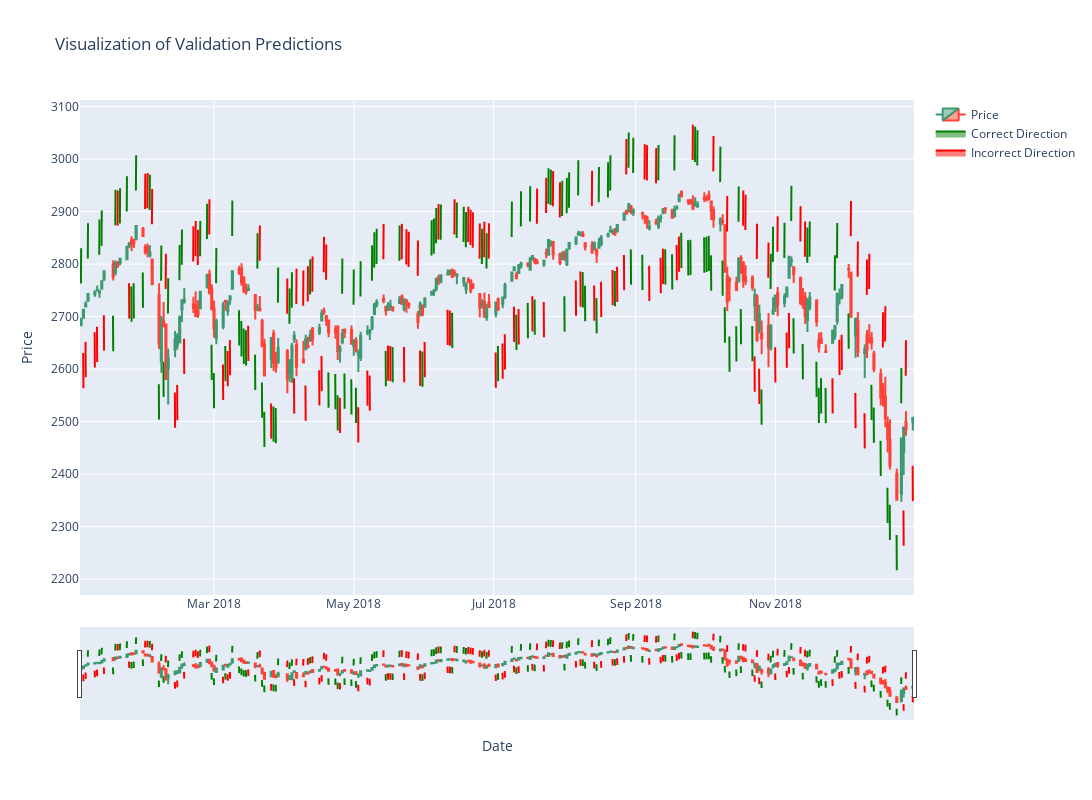

This figure's notebook cell:
### Code cell
def retrieve_candles(filename, val_year, test_year):
    df = pd.read_csv(filename)
    df["Date"] = pd.to_datetime(df["Date"])
    df.columns = ["Date", "Close", "Open", "High", "Low", "Vol.", "Change%"]
    df = df.sort_values('Date', ascending=True)
    
    candles_val = df[df['Date'].dt.year == val_year]
    candles_train = df[df['Date'].dt.year < val_year]
    candles_train = candles_train[candles_train['Date'] > datetime(2009,7,10)]
    
    candles_train = candles_train.replace(',','', regex=True)
    candles_val = candles_val.replace(',','', regex=True)

    return candles_train, candles_val

def plot_predictions_candles(x, y, df, dataset):
    # PREDICTIONS LIJKEN NOG NIET GOED UITGELIJND MET CANDLES???
    originals = []
    predictions = []
    y_pred = model.predict(x)
    for i in range(len(y_pred)):
        originals.append(y[i][0])
        predictions.append(round(float(y_pred[i][0])))

    fig = go.Figure()
    fig.add_trace(go.Candlestick(x=df['Date'], open=df['Open'], high=df['High'], low=df['Low'], close=df['Close'], name="Price"))
    standard_factor = 0.5 * mean([float(df.iloc[0].tolist()[3]), float(df.iloc[0].tolist()[4])])
    
    green_legend = False
    orange_legend = False
    red_legend = False
    
    for i, row in enumerate(df.iterrows()):
        pred_date = row[1][0].to_pydatetime()
        pred_high = float(row[1][3])
        pred_low = float(row[1][4])
#         real_label = row[1][7]
#         pred_label = row[1][8]
        real_label = originals[i]
        pred_label = predictions[i]
        
        start_shape = pred_date - timedelta(days=0.1)
        end_shape = pred_date + timedelta(days=0.1)
    
        
        if pred_label == 1:
            extreme = pred_high + 0.1 * standard_factor
            standard = pred_high + 0.05 * standard_factor
#         elif pred_label == 2:
#             extreme = pred_high + 0.2 * standard_factor
#             standard = pred_high + 0.05 * standard_factor
        elif pred_label == 0:
            extreme = pred_low - 0.1 * standard_factor
            standard = pred_low -  0.05 * standard_factor
#         elif pred_label == -2:
#             extreme = pred_low - 0.2 * standard_factor
#             standard = pred_low - 0.05 * standard_factor
            
        if real_label == pred_label:
            color = "green"
#         elif np.sign(real_label) == np.sign(pred_label):
#             color = "orange"
        else:
            color = "red"
        
        if real_label == pred_label and not green_legend:
            green_legend = True
            fig.add_trace(go.Scatter(x=[start_shape,pred_date,end_shape,start_shape], 
                                 y=[standard,extreme,standard,standard], 
                                 fill="toself", name="Correct Direction", mode="lines", line=dict(color=color)))
        
#         elif np.sign(real_label) == np.sign(pred_label) and not orange_legend:
#             orange_legend = True
#             fig.add_trace(go.Scatter(x=[start_shape,pred_date,end_shape,start_shape], 
#                                  y=[standard,extreme,standard,standard], 
#                                  fill="toself", name="Correct Direction / Inorrect Magnitude", mode="lines", line=dict(color=color)))
        elif real_label != pred_label and not red_legend:
            red_legend = True
            fig.add_trace(go.Scatter(x=[start_shape,pred_date,end_shape,start_shape], 
                                 y=[standard,extreme,standard,standard], 
                                 fill="toself", name="Incorrect Direction", mode="lines", line=dict(color=color)))
        else:
            fig.add_trace(go.Scatter(x=[start_shape,pred_date,end_shape,start_shape], 
                                 y=[standard,extreme,standard,standard], 
                                 fill="toself", showlegend=False, mode="lines", line=dict(color=color)))
    
    title = f"Visualization of {dataset} Predictions"
    fig.update_xaxes(title_text="Date")
    fig.update_yaxes(title_text="Price")
    layout = dict(title=title, height=800, width=1500)
    fig.update_layout(layout)
#     config = dict({'scrollZoom': True})
#     fig.show(config=config)
    fig.show()

filename = "Dataset v3/Indices/S&P 500 Historical Data.csv"
candles_train, candles_val = retrieve_candles(filename, val_year, test_year) 
# plot_predictions_candles(x_train, y_train, candles_train, "Training")
plot_predictions_candles(x_val, y_val, candles_val, "Validation")
